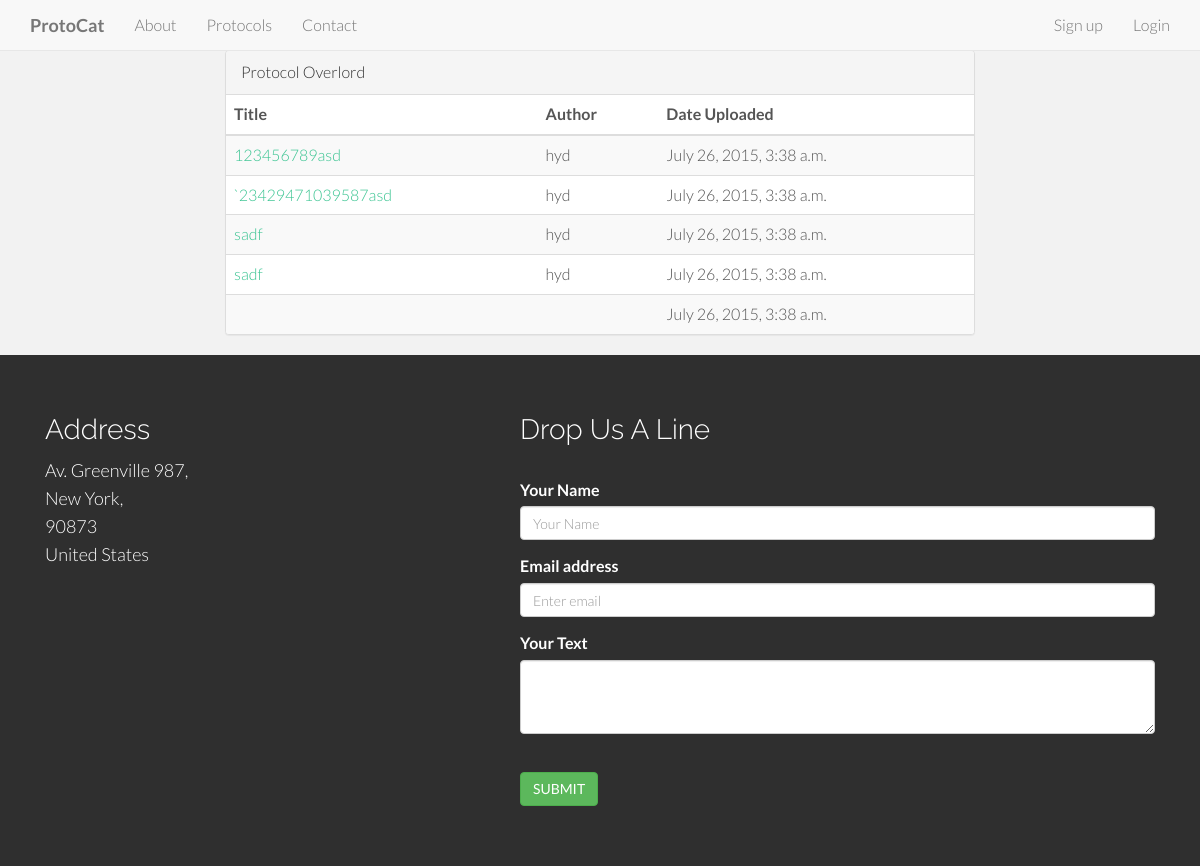
Screenshot of /protocol_list/ with the database file from the repository.
### protocat_app/models.py (models this page shows)
class Protocol(models.Model):
    id = models.AutoField(primary_key=True)
    title = models.TextField()
    author = models.CharField(max_length=50)
    date_of_upload = datetime.now()
    description = models.TextField(default='')
    protocol_type = models.CharField(max_length=2, choices=PROTOCOL_TYPES, null=True)
    rating = models.DecimalField(
        validators=[MinValueValidator(0.0), MaxValueValidator(5.0)],
        max_digits=3, decimal_places=2, default=0.00)
    reagents = models.TextField(default='')
    protocol = models.TextField(default='')

### protocat_app/views.py (the view)
# urls.py: url(r'^protocol_list/', views.protocol_list, name='protocol_list'),
def protocol_list(request):
    all_entries = Protocol.objects.all()
    title = ''
    author = ''
    date = ''
    id=''
    protocol_list=[]
    for each in Protocol.objects.all():
        title = each.title
        author = each.author
        date = each.date_of_upload
        protocol_id = each.id
        url = "/protocol_display/" + str(protocol_id)
        inner_protocol = [title, author, date, protocol_id, url]
        protocol_list.append(inner_protocol)
    return render(request,'protocat_app/protocol_list.html', {'protocol_list':protocol_list})

### protocat_app/templates/protocat_app/protocol_list.html
{% extends 'base.html' %}
{% load staticfiles %}
{% block content %}
    <div class="container">
        <div class="row">
            <div class="col-md-2"></div>
            <div class="col-md-8">
                <div class="panel panel-default">
                    <div class="panel-heading">Protocol Overlord</div>
                        <table class="table table-striped">
                            <thead>
                                <tr>
                                    <th>Title</th>
                                    <th>Author</th>
                                    <th>Date Uploaded</th>
                                </tr>
                            </thead>
                            <tbody>
                            {% for protocol in protocol_list %}
                                <tr>
                                    <td><a href={{protocol.4}}>{{protocol.0}}</a></td>
                                    <td>{{ protocol.1 }}</td>
                                    <td>{{ protocol.2 }}</td>
                                </tr>
                            {% endfor %}
                            </tbody>
                        </table>
                </div>
            </div>
            <div class="col-md-2"></div>
        </div>
    </div>
{% endblock %}

### protocat_app/static/stylesheets/root_index.css (style rules this page uses)
body { background-color: #f2f2f2; font-family: "Lato"; font-weight: 300; font-size: 16px; color: #555; padding-top: 50px; -webkit-font-smoothing: antialiased; -webkit-overflow-scrolling: touch; }
a { color: #3bc492; word-wrap: break-word; -webkit-transition: color 0.1s ease-in, background 0.1s ease-in; -moz-transition: color 0.1s ease-in, background 0.1s ease-in; -ms-transition: color 0.1s ease-in, background 0.1s ease-in; -o-transition: color 0.1s ease-in, background 0.1s ease-in; transition: color 0.1s ease-in, background 0.1s ease-in; }
a:before, a:after { -webkit-transition: color 0.1s ease-in, background 0.1s ease-in; -moz-transition: color 0.1s ease-in, background 0.1s ease-in; -ms-transition: color 0.1s ease-in, background 0.1s ease-in; -o-transition: color 0.1s ease-in, background 0.1s ease-in; transition: color 0.1s ease-in, background 0.1s ease-in; }

### rows the page displays
Protocol: title "123456789asd", author "hyd"
Protocol: title "`23429471039587asd", author "hyd"
Protocol: title "sadf", author "hyd"
Protocol: title "sadf", author "hyd"

### other values shown
{{ protocol.2 }} "July 26, 2015, 3:38 a.m." "July 26, 2015, 3:38 a.m." "July 26, 2015, 3:38 a.m." "July 26, 2015, 3:38 a.m." "July 26, 2015, 3:38 a.m."
